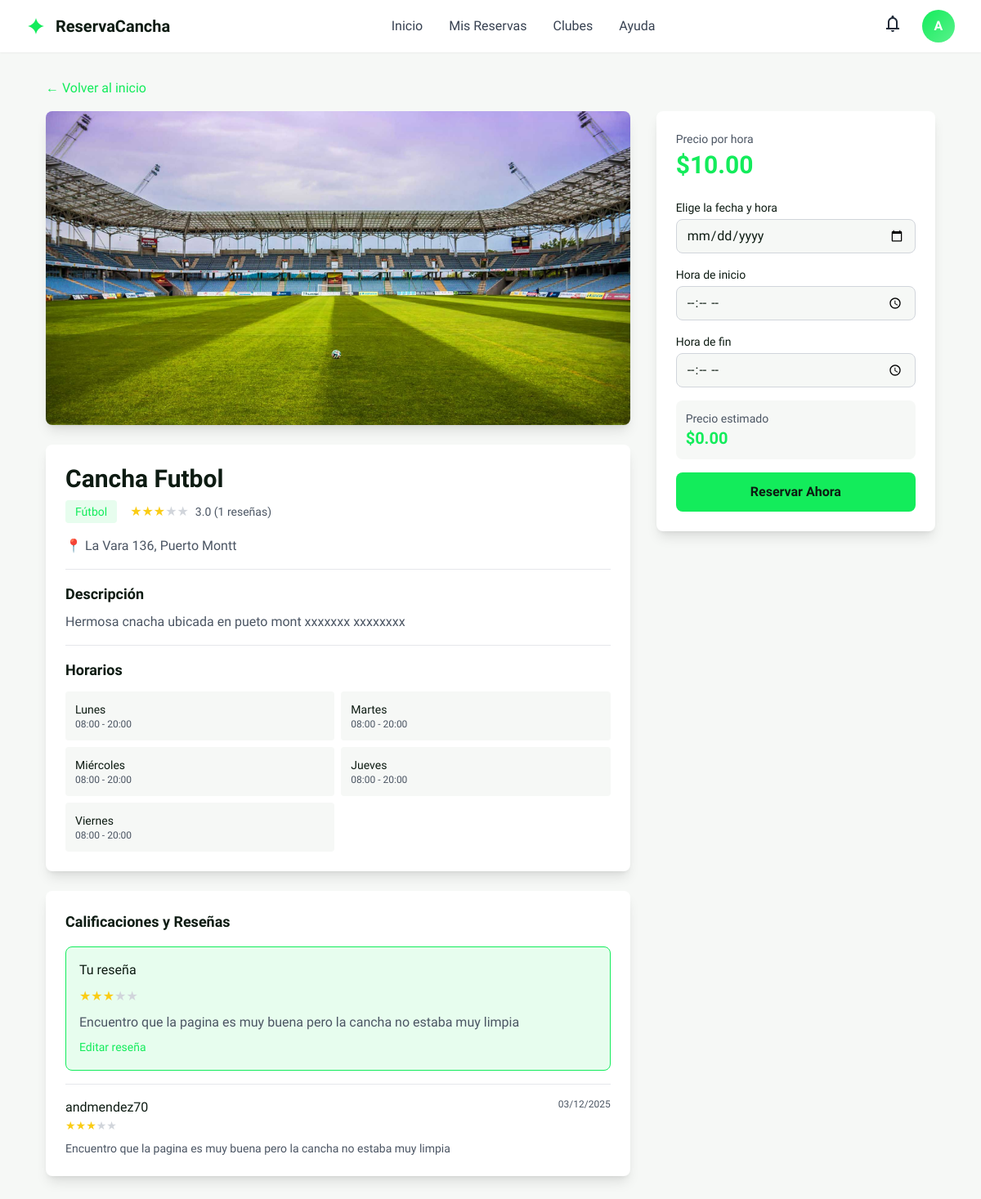
Screenshot of /home/cancha/1/ (signed in) with the database file from the repository.
### Booking/models.py (models this page shows, shortened)
class Cancha(models.Model):
    TIPOS_CANCHA = [
        ('futbol', 'Fútbol'),
        ('tenis', 'Tenis'),
        ('padel', 'Pádel'),
        ('basquetbol', 'Básquetbol'),
        ('voleibol', 'Voleibol'),
    ]
    nombre = models.CharField(max_length=200)
    descripcion = models.TextField()
    tipo = models.CharField(max_length=20, choices=TIPOS_CANCHA)
    ubicacion = models.CharField(max_length=300)
    precio_por_hora = models.DecimalField(max_digits=8, decimal_places=2, validators=[MinValueValidator(0)])
    imagen = models.ImageField(upload_to='canchas/', blank=True, null=True)
    disponible = models.BooleanField(default=True)
    calificacion = models.FloatField(default=0, validators=[MinValueValidator(0), MaxValueValidator(5)])
    total_resenas = models.IntegerField(default=0)
    capacidad = models.IntegerField(default=10)
    creado = models.DateTimeField(auto_now_add=True)
    actualizado = models.DateTimeField(auto_now=True)
    class Meta:
        ordering = ['-creado']
        verbose_name_plural = "Canchas"

class Horario(models.Model):
    DIAS_SEMANA = [
        (0, 'Lunes'),
        (1, 'Martes'),
        (2, 'Miércoles'),
        (3, 'Jueves'),
        (4, 'Viernes'),
        (5, 'Sábado'),
        (6, 'Domingo'),
    ]
    cancha = models.ForeignKey(Cancha, on_delete=models.CASCADE, related_name='horarios')
    dia_semana = models.IntegerField(choices=DIAS_SEMANA)
    hora_apertura = models.TimeField()
    hora_cierre = models.TimeField()
    class Meta:
        unique_together = ['cancha', 'dia_semana']

class Resena(models.Model):
    cancha = models.ForeignKey(Cancha, on_delete=models.CASCADE, related_name='resenas')
    usuario = models.ForeignKey(User, on_delete=models.CASCADE)
    calificacion = models.IntegerField(validators=[MinValueValidator(1), MaxValueValidator(5)])
    comentario = models.TextField(blank=True)
    creado = models.DateTimeField(auto_now_add=True)
    class Meta:
        unique_together = ['cancha', 'usuario']
        ordering = ['-creado']

### Booking/views.py (the view)
# urls.py: path('cancha/<int:cancha_id>/', views.detalle_cancha, name='detalle_cancha'),
@login_required(login_url='autenticacion')
def detalle_cancha(request, cancha_id):
    cancha = get_object_or_404(Cancha, id=cancha_id)
    resenas = cancha.resenas.all()
    horarios = cancha.horarios.all().order_by('dia_semana')
    resena_usuario = resenas.filter(usuario=request.user).first()
    context = {
        'cancha': cancha,
        'resenas': resenas,
        'horarios': horarios,
        'resena_usuario': resena_usuario,
        'dias_semana': dict(Horario.DIAS_SEMANA),
    }
    return render(request, 'booking/detalle_cancha.html', context)

### Booking/templates/booking/detalle_cancha.html (shortened to what this page needs)
{% extends 'booking/base.html' %}
{% block content %}
<div class="min-h-screen bg-background-light dark:bg-background-dark">
    <div class="max-w-6xl mx-auto px-4 sm:px-6 lg:px-8 py-8">
        <a href="{% url 'booking_home' %}" class="text-primary hover:underline mb-4 inline-block">← Volver al inicio</a>
        <div class="grid grid-cols-1 lg:grid-cols-3 gap-8">
            <div class="lg:col-span-2">
                <div class="bg-white dark:bg-[#182c1e] rounded-lg overflow-hidden shadow-lg">
                    {% if cancha.imagen %}
                        <img src="{{ cancha.imagen.url }}" alt="{{ cancha.nombre }}" class="w-full h-96 object-cover">
                    {% else %}
                        <div class="w-full h-96 bg-gradient-to-br from-primary/20 to-primary/10 flex items-center justify-center">
                            <span class="text-gray-400 text-lg">Sin imagen disponible</span>
                        </div>
                    {% endif %}
                </div>
                <div class="mt-6 bg-white dark:bg-[#182c1e] rounded-lg p-6 shadow-lg">
                    <h1 class="text-3xl font-bold text-[#0d1b12] dark:text-white mb-2">{{ cancha.nombre }}</h1>
                    <div class="flex items-center gap-4 mb-4">
                        <span class="inline-block text-sm font-medium text-primary bg-primary/10 px-3 py-1 rounded">
                            {{ cancha.get_tipo_display }}
                        </span>
                        <div class="flex items-center gap-2">
                            <div class="flex text-yellow-400">
                                {% for i in "12345" %}
                                    {% if i|add:0 <= cancha.calificacion %}
                                        <span>★</span>
                                    {% else %}
                                        <span class="text-gray-300">★</span>
                                    {% endif %}
                                {% endfor %}
                            </div>
                            <span class="text-sm text-gray-600 dark:text-gray-400">
                                {{ cancha.calificacion }} ({{ cancha.total_resenas }} reseñas)
                            </span>
                        </div>
                    </div>
                    <p class="text-gray-600 dark:text-gray-400 mb-4">📍 {{ cancha.ubicacion }}</p>
                    <div class="border-t border-gray-200 dark:border-gray-700 pt-4 mt-4">
                        <h3 class="text-lg font-bold text-[#0d1b12] dark:text-white mb-2">Descripción</h3>
                        <p class="text-gray-600 dark:text-gray-400">{{ cancha.descripcion }}</p>
                    </div>
                    {% if horarios %}
                        <div class="border-t border-gray-200 dark:border-gray-700 pt-4 mt-4">
                            <h3 class="text-lg font-bold text-[#0d1b12] dark:text-white mb-3">Horarios</h3>
                            <div class="grid grid-cols-2 gap-2">
                                {% for horario in horarios %}
                                    <div class="bg-background-light dark:bg-background-dark p-3 rounded">
                                        <p class="text-sm font-medium text-[#0d1b12] dark:text-white">
                                            {{ horario.get_dia_semana_display }}
                                        </p>
                                        <p class="text-xs text-gray-600 dark:text-gray-400">
                                            {{ horario.hora_apertura|date:"H:i" }} - {{ horario.hora_cierre|date:"H:i" }}
                                        </p>
                                    </div>
                                {% endfor %}
                            </div>
                        </div>
                    {% endif %}
                </div>
                <div class="mt-6 bg-white dark:bg-[#182c1e] rounded-lg p-6 shadow-lg">
                    <h3 class="text-lg font-bold text-[#0d1b12] dark:text-white mb-4">Calificaciones y Reseñas</h3>
                    {% if resena_usuario %}
                        <div class="bg-primary/10 border border-primary p-4 rounded-lg mb-4">
                            <p class="font-medium text-[#0d1b12] dark:text-white mb-2">Tu reseña</p>
                            <div class="flex text-yellow-400 mb-2">
                                {% for i in "12345" %}
                                    {% if i|add:0 <= resena_usuario.calificacion %}
                                        <span>★</span>
                                    {% else %}
                                        <span class="text-gray-300">★</span>
                                    {% endif %}
                                {% endfor %}
                            </div>
                            <p class="text-gray-600 dark:text-gray-400">{{ resena_usuario.comentario }}</p>
                            <a href="{% url 'crear_resena' cancha.id %}" class="text-sm text-primary hover:underline mt-2 inline-block">
                                Editar reseña
                            </a>
                        </div>
                    {% else %}
                        <a href="{% url 'crear_resena' cancha.id %}" class="block w-full text-center px-4 py-2 bg-primary text-[#0d1b12] rounded-lg font-medium hover:opacity-90 transition mb-4">
                            Deja tu reseña
                        </a>
                    {% endif %}
                    {% if resenas %}
                        <div class="space-y-4">
                            {% for resena in resenas %}
                                <div class="border-t border-gray-200 dark:border-gray-700 pt-4">
                                    <div class="flex justify-between items-start">
                                        <div>
                                            <p class="font-medium text-[#0d1b12] dark:text-white">{{ resena.usuario.username }}</p>
                                            <div class="flex text-yellow-400 text-sm">
                                                {% for i in "12345" %}
                                                    {% if i|add:0 <= resena.calificacion %}
                                                        <span>★</span>
                                                    {% else %}
                                                        <span class="text-gray-300">★</span>
                                                    {% endif %}
                                                {% endfor %}
                                            </div>
                                        </div>
                                        <span class="text-xs text-gray-600 dark:text-gray-400">{{ resena.creado|date:"d/m/Y" }}</span>
                                    </div>
                                    <p class="text-gray-600 dark:text-gray-400 text-sm mt-2">{{ resena.comentario }}</p>
                                </div>
                            {% endfor %}
                        </div>
                    {% else %}
                        <p class="text-gray-600 dark:text-gray-400 text-sm">No hay reseñas aún.</p>
                    {% endif %}
                </div>
            </div>
            <div class="lg:col-span-1">
                <div class="bg-white dark:bg-[#182c1e] rounded-lg p-6 shadow-lg sticky top-20">
                    <div class="mb-6">
                        <p class="text-gray-600 dark:text-gray-400 text-sm mb-1">Precio por hora</p>
                        <p class="text-3xl font-bold text-primary">${{ cancha.precio_por_hora }}</p>
                    </div>
                    <form method="POST" action="{% url 'crear_reserva' cancha.id %}" class="space-y-4">
                        <div>
                            <label class="block text-sm font-medium text-[#0d1b12] dark:text-white mb-1">
                                Elige la fecha y hora
                            </label>
                            <input type="date" name="fecha" required
                                   class="w-full px-3 py-2 border border-gray-300 dark:border-gray-600 rounded-lg bg-background-light dark:bg-background-dark text-[#0d1b12] dark:text-white focus:outline-none focus:ring-2 focus:ring-primary/50"
                                   min="{% now 'Y-m-d' %}">
                        </div>
                        <div>
                            <label class="block text-sm font-medium text-[#0d1b12] dark:text-white mb-1">
                                Hora de inicio
                            </label>
                            <input type="time" name="hora_inicio" required
                                   class="w-full px-3 py-2 border border-gray-300 dark:border-gray-600 rounded-lg bg-background-light dark:bg-background-dark text-[#0d1b12] dark:text-white focus:outline-none focus:ring-2 focus:ring-primary/50">
                        </div>
                        <div>
                            <label class="block text-sm font-medium text-[#0d1b12] dark:text-white mb-1">
                                Hora de fin
                            </label>
                            <input type="time" name="hora_fin" required
                                   class="w-full px-3 py-2 border border-gray-300 dark:border-gray-600 rounded-lg bg-background-light dark:bg-background-dark text-[#0d1b12] dark:text-white focus:outline-none focus:ring-2 focus:ring-primary/50">
                        </div>
                        <div class="bg-background-light dark:bg-background-dark p-3 rounded-lg">
                            <p class="text-sm text-gray-600 dark:text-gray-400">Precio estimado</p>
                            <p class="text-xl font-bold text-primary" id="precio-estimado">$0.00</p>
                        </div>
                        <button type="submit" class="w-full px-4 py-3 bg-primary text-[#0d1b12] rounded-lg font-bold hover:opacity-90 transition">
                            Reservar Ahora
                        </button>
                    </form>
                </div>
            </div>
        </div>
    </div>
</div>
{% endblock %}

### Booking/templates/booking/base.html (shortened to what this page needs)
<!DOCTYPE html>
<html class="light" lang="es">
<head>
    <script src="https://cdn.tailwindcss.com?plugins=forms,container-queries"></script>
    <script id="tailwind-config">
        tailwind.config = {
            darkMode: "class",
            theme: {
                extend: {
                    colors: {
                        "primary": "#13ec5b",
                        "background-light": "#f6f8f6",
                        "background-dark": "#102216",
                    },
                    fontFamily: {
                        "display": ["Lexend", "sans-serif"]
                    },
                    borderRadius: {"DEFAULT": "0.25rem", "lg": "0.5rem", "xl": "0.75rem", "full": "9999px"},
                },
            },
        }
    </script>
</head>
<body class="bg-background-light dark:bg-background-dark font-display text-gray-800 dark:text-gray-200">
<div class="relative flex h-auto min-h-screen w-full flex-col group/design-root overflow-x-hidden">
    <nav class="bg-white dark:bg-[#182c1e] shadow-sm sticky top-0 z-50">
        <div class="max-w-7xl mx-auto px-4 sm:px-6 lg:px-8">
            <div class="flex justify-between items-center h-16">
                <div class="flex items-center gap-3">
                    <div class="size-6 text-primary">
                        <svg fill="none" viewBox="0 0 48 48" xmlns="http://www.w3.org/2000/svg">
                            <path d="M24 4C25.7818 14.2173 33.7827 22.2182 44 24C33.7827 25.7818 25.7818 33.7827 24 44C22.2182 33.7827 14.2173 25.7818 4 24C14.2173 22.2182 22.2182 14.2173 24 4Z" fill="currentColor"></path>
                        </svg>
                    </div>
                    <a href="{% url 'booking_home' %}" class="text-xl font-bold text-[#0d1b12] dark:text-white">ReservaCancha</a>
                </div>
                <div class="hidden md:flex items-center gap-8">
                    <a href="{% url 'booking_home' %}" class="text-gray-700 dark:text-gray-300 hover:text-primary transition">Inicio</a>
                    <a href="{% url 'mis_reservas' %}" class="text-gray-700 dark:text-gray-300 hover:text-primary transition">Mis Reservas</a>
                    <a href="#" class="text-gray-700 dark:text-gray-300 hover:text-primary transition">Clubes</a>
                    <a href="{% url 'contacto' %}" class="text-gray-700 dark:text-gray-300 hover:text-primary transition">Ayuda</a>
                </div>
                <div class="flex items-center gap-4">
                    <button class="p-2 hover:bg-gray-100 dark:hover:bg-gray-800 rounded-full">
                        <span class="material-symbols-outlined">notifications</span>
                    </button>
                    <div class="relative group">
                        <button class="w-10 h-10 rounded-full bg-gradient-to-br from-primary to-primary/70 text-white font-bold flex items-center justify-center hover:opacity-90">
                            {{ user.username|first|upper }}
                        </button>
                    </div>
                </div>
            </div>
        </div>
    </nav>
    <main class="flex-grow">
        {% block content %}{% endblock %}
    </main>
</div>
</body>
</html>

### Booking/templates/booking/base.html (style rules this page uses)
.material-symbols-outlined { font-variation-settings: 'FILL' 0, 'wght' 400, 'GRAD' 0, 'opsz' 24; }
html { scroll-behavior: smooth; }

### rows the page displays
Cancha: imagen (placeholder picture), nombre "Cancha Futbol", tipo "Fútbol", calificacion "3.0", total_resenas "1", ubicacion "La Vara 136, Puerto Montt", descripcion "Hermosa cnacha ubicada en pueto mont xxxxxxx xxxxxxxx", precio_por_hora "10.00"
Horario: dia_semana "Lunes", hora_apertura "08:00", hora_cierre "20:00"
Horario: dia_semana "Martes", hora_apertura "08:00", hora_cierre "20:00"
Horario: dia_semana "Miércoles", hora_apertura "08:00", hora_cierre "20:00"
Horario: dia_semana "Jueves", hora_apertura "08:00", hora_cierre "20:00"
Horario: dia_semana "Viernes", hora_apertura "08:00", hora_cierre "20:00"
Resena: comentario "Encuentro que la pagina es muy buena pero la cancha no estaba muy limpia", usuario.username "andmendez70", creado "03/12/2025"

### other values shown
{{ user.username|first|upper }} "A"
